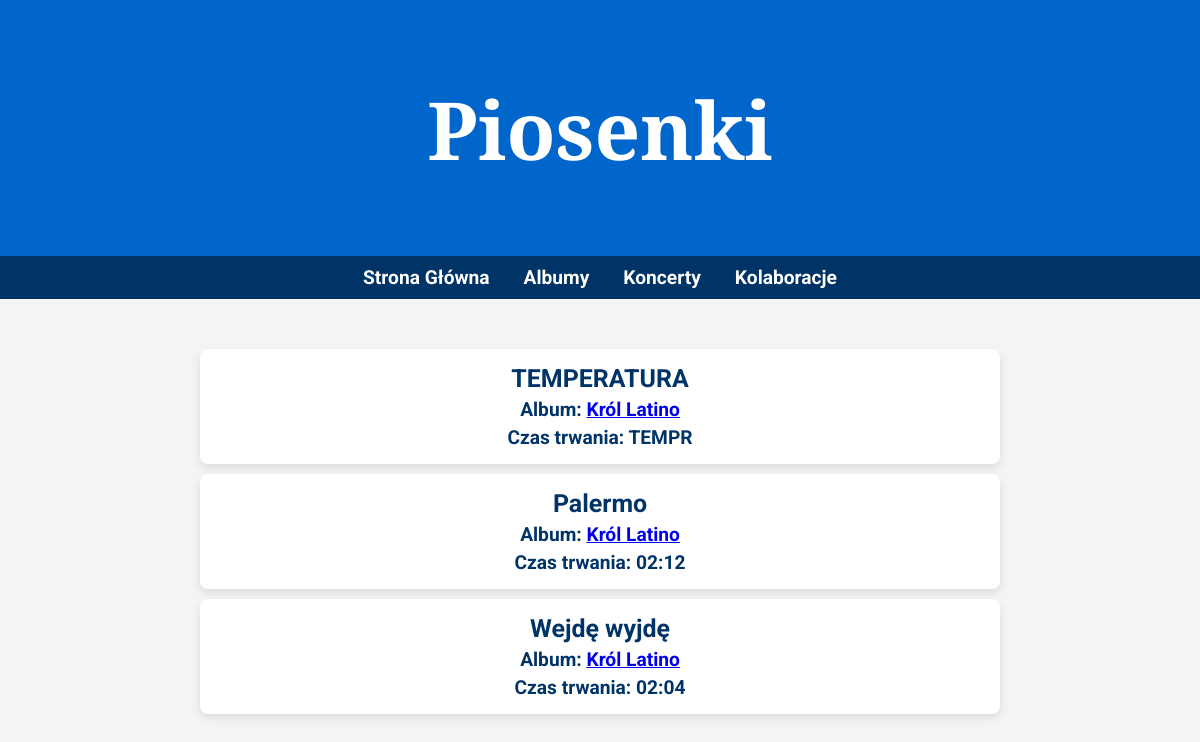
The app's page /kk_app/songs_html/, older data.
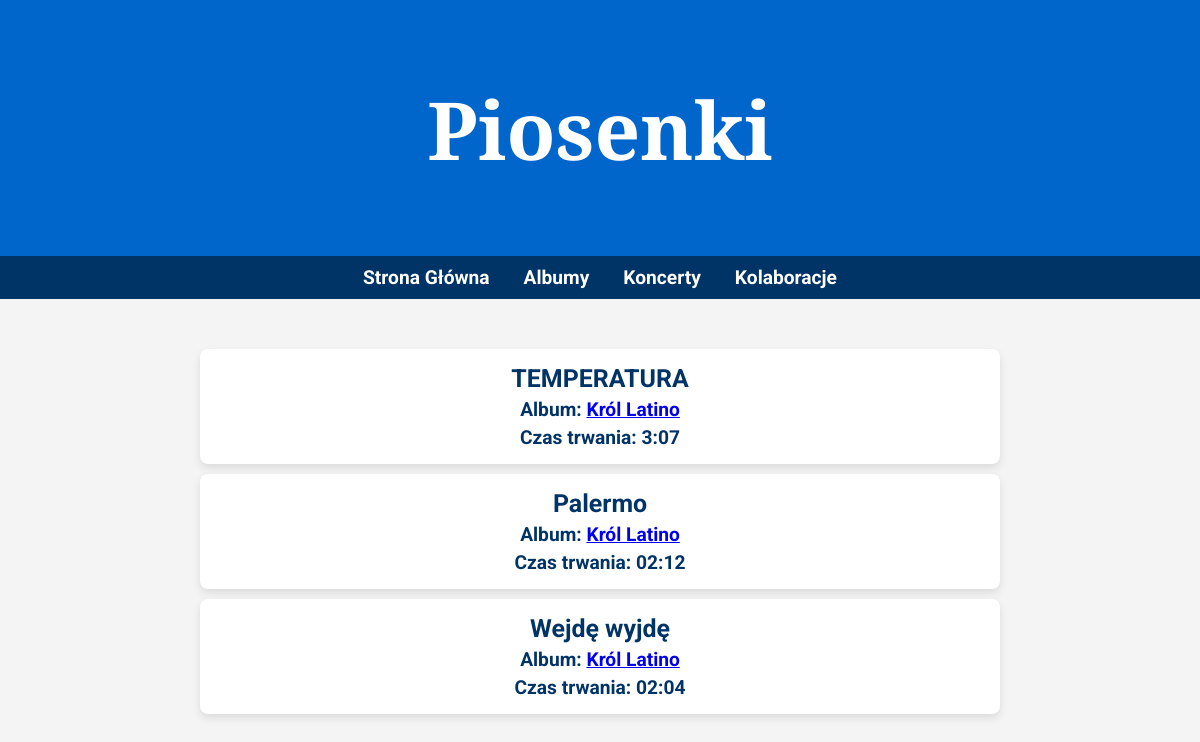
The same page, newer data.
### kk_app/models.py (models this page shows, shortened)
class Song(models.Model):
    title = models.CharField(max_length=100, help_text="Tytuł piosenki Skolima")
    duration = models.CharField(max_length=8, help_text="Czas trwania piosenki w formacie HH:MM:SS")
    album = models.ForeignKey(Album, related_name='songs', on_delete=models.CASCADE)
    release_date = models.DateField(help_text="Data wydania piosenki")

class Album(models.Model):
    title = models.CharField(max_length=100, help_text="Tytuł albumu Skolima", blank=False, null= False) # to dodaje tam gdzie sie wpisuje co trzeba wpisac
    release_date = models.DateField(help_text="Data wydania albumu",  blank=False, null= False)

### kk_app/views.py (the view)
# urls.py: path('songs_html/', views.songs_view_html, name='songs'),
def songs_view_html(request):
    songs = Song.objects.all()
    return render(request, 'kk_app/songs.html', {'songs': songs})

### kk_app/templates/kk_app/songs.html (shortened to what this page needs)
<!DOCTYPE html>
<html lang="pl">
<head>
</head>
<body>
    <header>
        <h1>Piosenki</h1>
    </header>
    <nav>
        <ul>
            <li><a href="{% url 'home' %}">Strona Główna</a></li>
            <li><a href="{% url 'albums' %}">Albumy</a></li>
            <li><a href="{% url 'concerts' %}">Koncerty</a></li>
            <li><a href="{% url 'collaborations' %}">Kolaboracje</a></li>
        </ul>
    </nav>
    <main>
        <ul class="song-list">
            {% for song in songs %}
                <li class="song-item">
                    <strong>{{ song.title }}</strong>
                    <span class="important">Album: <a href="{% url 'album_detail' song.album.id %}">{{ song.album.title }}</a></span>
                    <span class="important">Czas trwania: {{ song.duration }}</span>
                </li>
            {% empty %}
                <li class="no-songs">Brak piosenek do wyświetlenia.</li>
            {% endfor %}
        </ul>
    </main>
</body>
</html>

Row changes from the older to the newer data that the page shows:
changed Song "TEMPERATURA": duration "TEMPR" → "3:07"
